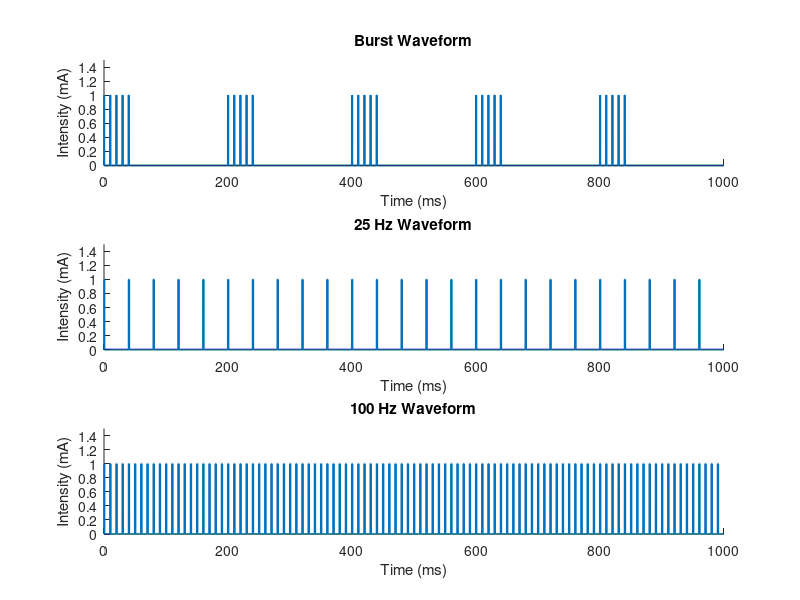

MATLAB code for this plot:
intensity = 1;
pulseW = .0005;     %Pulse width in seconds
sRate = 50000;      %Sampling frequency

% Burst
repFreq = 5;        
burstFreq = 100;   %Pulse frequency in Hz %Burst Freq
numBurst = 5; 
t = 0 : 1/sRate : 1/repFreq; % sampling frequency 
d = 0: 1/burstFreq : (numBurst-1)/burstFreq; %repetition frequency   
y =intensity*pulstran(t,d,'rectpuls',pulseW);
y(end) = [];
wave_burst = repmat(y',repFreq,1);

%25 Hz
repFreq = 25;       %Pulse frequency in Hz
t = 0 : 1/sRate : 1; % sampling frequency   
d = pulseW/2: 1/repFreq : 1; %repetition frequency   
y_25 =intensity*pulstran(t,d,'rectpuls',pulseW);
y_25(end)= [];

   
%100 Hz
repFreq = 100;      %Pulse frequency in Hz
t = 0 : 1/sRate : 1; % sampling frequency   
d = pulseW/2: 1/repFreq : 1; %repetition frequency   
y_100 =intensity*pulstran(t,d,'rectpuls',pulseW);
y_100(end)= [];

        
t(end) = [];
t = t'*1000;

figure 
hold on

subplot(3,1,1)
plot(t,wave_burst,'LineWidth',1.5)
ylim([0 1.5])
xlabel('Time (ms)')
ylabel('Intensity (mA)')
title('Burst Waveform')
box off

subplot(3,1,2)
plot(t,y_25,'LineWidth',1.5)
ylim([0 1.5])
xlabel('Time (ms)')
ylabel('Intensity (mA)')
title('25 Hz Waveform')
box off

subplot(3,1,3)
plot(t,y_100,'LineWidth',1.5)
ylim([0 1.5])
xlabel('Time (ms)')
ylabel('Intensity (mA)')
title('100 Hz Waveform')
box off
